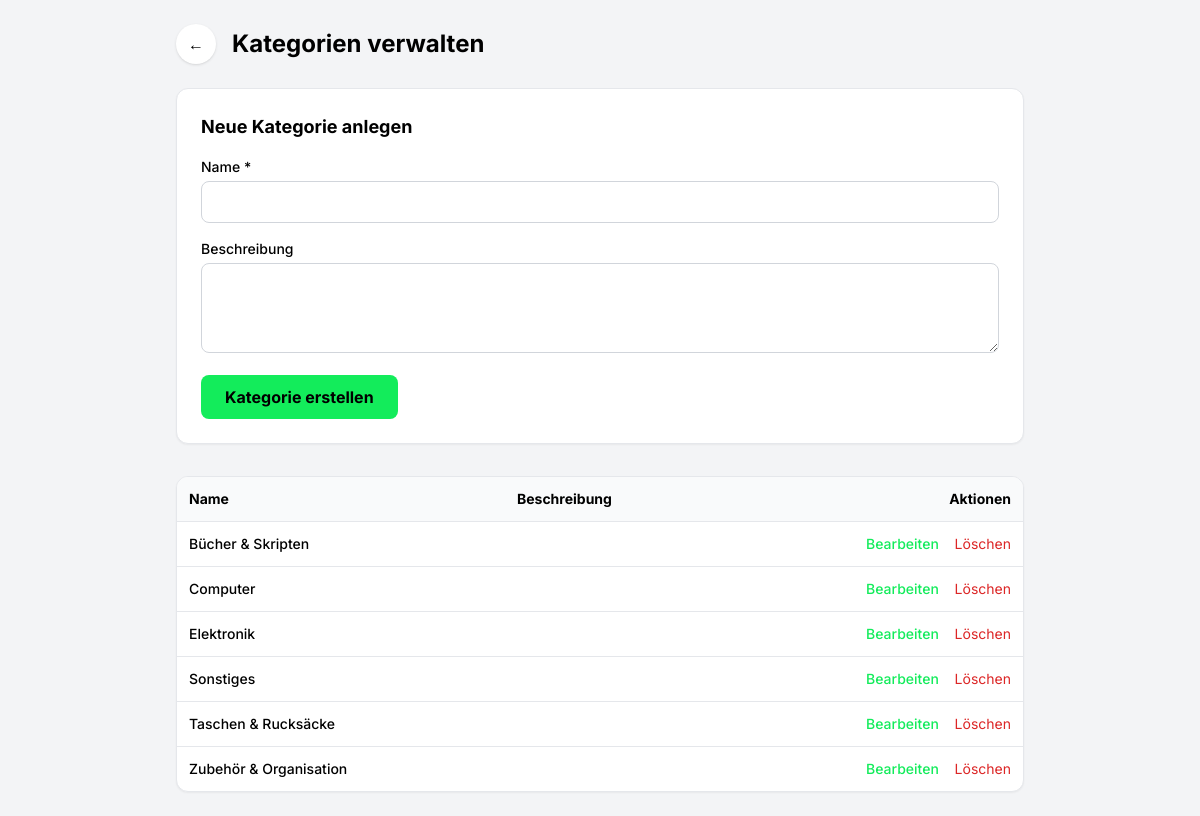
/admin/categories.php (signed in), run on the app's committed database.
### tables this page shows
CREATE TABLE `categories` (
  `id` int(11) NOT NULL,
  `name` varchar(100) NOT NULL,
  `description` text DEFAULT NULL
);

### public/admin/categories.php (the view, shortened to what this page needs)
<?php
require_once "../../includes/db.php";
$editCategory = null;
$stmt = $pdo->query("
    SELECT id, name, description
    FROM categories
    ORDER BY name ASC
");
$categories = $stmt->fetchAll(PDO::FETCH_ASSOC);
?>
<!DOCTYPE html>
<html lang="de">
<head>
<script src="https://cdn.tailwindcss.com?plugins=forms"></script>
</head>
<body class="bg-gray-100 font-display">
<div class="max-w-4xl mx-auto p-6">
    <div class="flex items-center gap-4 mb-6">
        <a href="index.php"
           class="flex h-10 w-10 items-center justify-center rounded-full bg-white shadow hover:bg-gray-50">
            ←
        </a>
        <h1 class="text-2xl font-bold">Kategorien verwalten</h1>
    </div>
    <div class="bg-white rounded-xl shadow-sm border p-6 mb-8">
        <h2 class="text-lg font-bold mb-4">
            <?php echo $editCategory ? "Kategorie bearbeiten" : "Neue Kategorie anlegen"; ?>
        </h2>
        <form method="post" class="space-y-4">
            <div>
                <label class="block text-sm font-medium mb-1">Name *</label>
                <input
                    type="text"
                    name="name"
                    required
                    class="w-full rounded-lg border-gray-300"
                    value="<?php echo htmlspecialchars($editCategory["name"] ?? ""); ?>"
                >
            </div>
            <div>
                <label class="block text-sm font-medium mb-1">Beschreibung</label>
                <textarea
                    name="description"
                    rows="3"
                    class="w-full rounded-lg border-gray-300"
                ><?php echo htmlspecialchars($editCategory["description"] ?? ""); ?></textarea>
            </div>
            <button
                type="submit"
                class="px-6 h-11 rounded-lg bg-primary font-bold text-black"
            >
                <?php echo $editCategory ? "Änderungen speichern" : "Kategorie erstellen"; ?>
            </button>
        </form>
    </div>
    <div class="bg-white rounded-xl shadow-sm border overflow-x-auto">
        <table class="w-full text-sm">
            <thead class="bg-gray-50">
                <tr>
                    <th class="p-3 text-left">Name</th>
                    <th class="p-3 text-left">Beschreibung</th>
                    <th class="p-3 text-right">Aktionen</th>
                </tr>
            </thead>
            <tbody>
            <?php foreach ($categories as $cat): ?>
                <tr class="border-t">
                    <td class="p-3 font-medium">
                        <?php echo htmlspecialchars($cat["name"]); ?>
                    </td>
                    <td class="p-3 text-gray-600">
                    </td>
                    <td class="p-3 text-right space-x-3">
                        <a href="categories_edit.php?id=<?php echo $cat['id']; ?>"
                            class="text-primary font-medium hover:underline">
                            Bearbeiten
                        </a>
                        <a href="categories.php?delete=<?php echo $cat["id"]; ?>"
                           class="text-red-600 hover:underline"
                           onclick="return confirm('Kategorie wirklich löschen?');">
                            Löschen
                        </a>
                    </td>
                </tr>
            <?php endforeach; ?>
            </tbody>
        </table>
    </div>
</div>
</body>
</html>

### data on the page
categories: name "Bücher & Skripten"
categories: name "Computer"
categories: name "Elektronik"
categories: name "Sonstiges"
categories: name "Taschen & Rucksäcke"
categories: name "Zubehör & Organisation"
